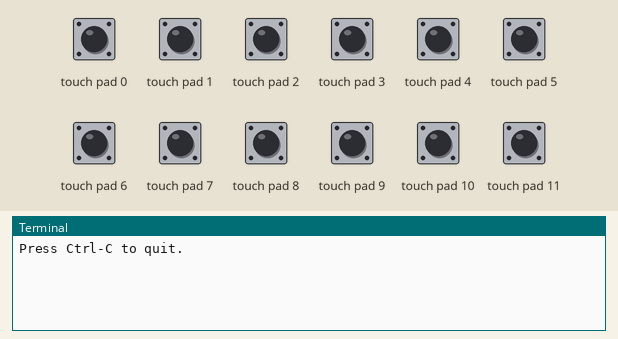
Simulated run of this program. Board: Raspberry Pi (BCM pin numbers). Shown: the last lines printed to the terminal. The inputs (shaded band) are chosen by the test bench; at power-on: touch pad 0–11 LOW. Sound played through the audio output is not drawn and takes no time.

Above: at 1.2 s.
1.3 s: touch pad 0 pulled HIGH for 0.15 s
At 1.9 s:
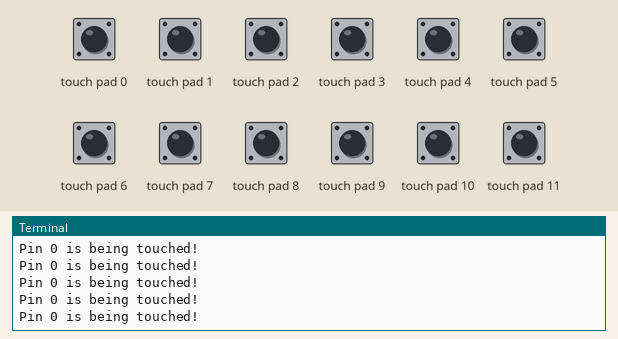
2.9 s: touch pad 1 pulled HIGH for 0.15 s
At 4.0 s:
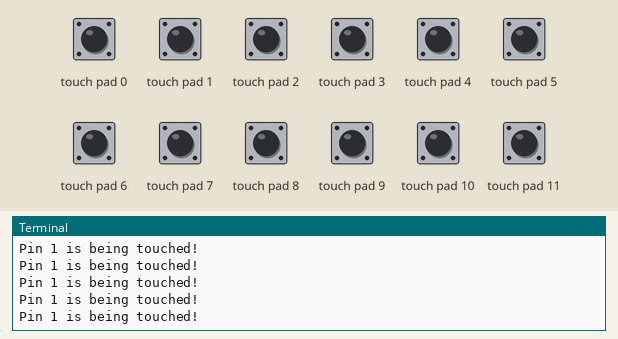
4.5 s: touch pad 2 pulled HIGH for 0.15 s
At 5.4 s:
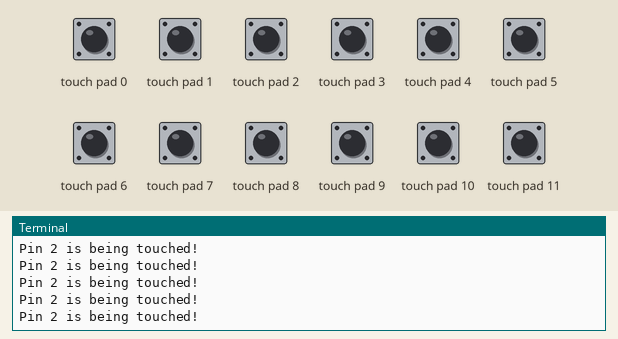
6.1 s: touch pad 3 pulled HIGH for 0.15 s
At 7.4 s:
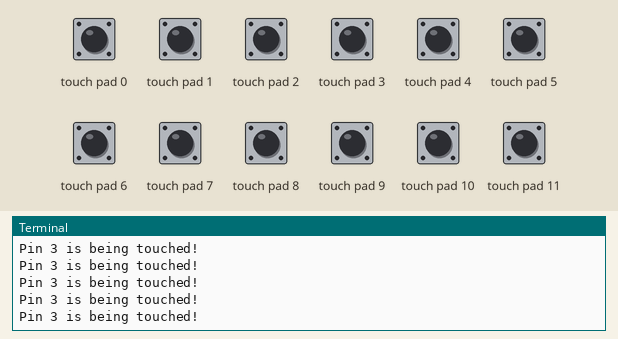
7.7 s: touch pad 4 pulled HIGH for 0.15 s
At 9.0 s:
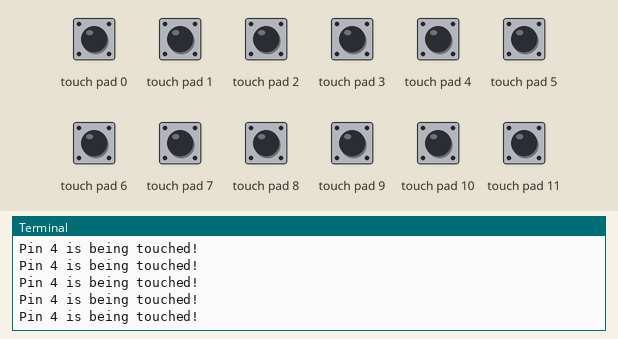
Timing chart, 0 to 10.3 s (numbered marks = the images above; inputs shaded):
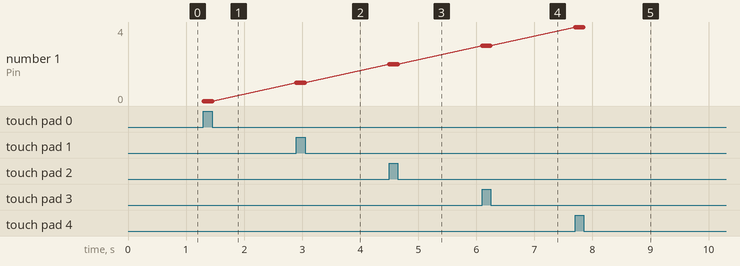

The program:

simple-music-box.py
```python
#READ ME
#if you only care about checking one or a few pins you can
# call the is_touched method with a pin number to directly check that pin.
# This will be a little slower than the above code for checking a lot of pin

import sys
import time

import pygame.mixer
from pygame.mixer import Sound
pygame.mixer.init()


import RPi.GPIO as GPIO
import Adafruit_MPR121.MPR121 as MPR121

sounds = {
    0: Sound("sounds/sound00.wav"),
    1: Sound("sounds/sound01.wav"),
    2: Sound("sounds/sound02.wav"),
    3: Sound("sounds/sound03.wav"),
    4: Sound("sounds/sound04.wav"),
    5: Sound("sounds/sound05.wav"),
    6: Sound("sounds/sound06.wav"),
    7: Sound("sounds/sound07.wav"),
    8: Sound("sounds/sound08.wav"),
    9: Sound("sounds/sound09.wav"),
    10: Sound("sounds/sound10.wav"),
    11: Sound("sounds/sound11.wav"),
}


# Create MPR121 instance.
cap = MPR121.MPR121()

# Initialize communication with MPR121 using default I2C bus of device, and
# default I2C address (0x5A).  On BeagleBone Black will default to I2C bus 0.
if not cap.begin():
    print('Error initializing MPR121.  Check your wiring!')
    sys.exit(1)

# Main loop to print a message every time a pin is touched.
print('Press Ctrl-C to quit.')
last_touched = cap.touched()
while True:
    for key, value in sounds.items():
        if cap.is_touched(key):
            print('Pin '+ str(key) + ' is being touched!')
            value.play()
```

Measured:
- after the input at 1.3 s, the terminal: prints a new line at once (image 1)
- after the input at 2.9 s, the terminal: prints a new line at once (image 2)
- after the input at 4.5 s, the terminal: prints a new line at once (image 3)
- after the input at 6.1 s, the terminal: prints a new line at once (image 4)
- after the input at 7.7 s, the terminal: prints a new line at once (image 5)
- plotted number 1: 0 → 1 after the input at 2.9 s, 1 → 2 after the input at 4.5 s, 2 → 3 after the input at 6.1 s, 3 → 4 after the input at 7.7 s
